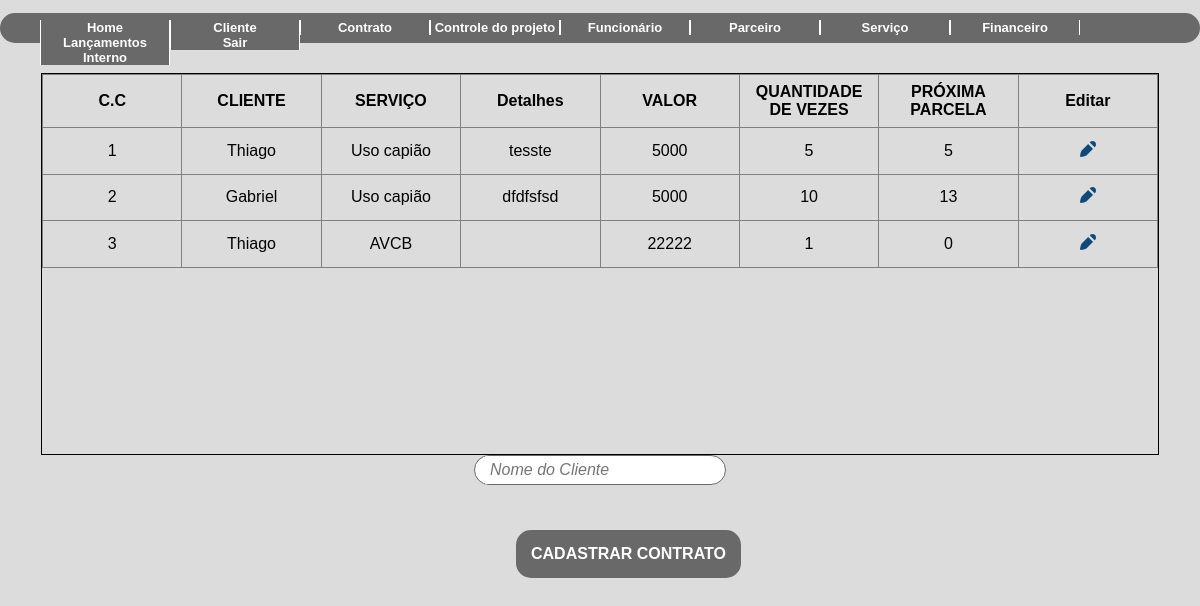
Page /consultacontrato.php (signed in) on the earlier database version.
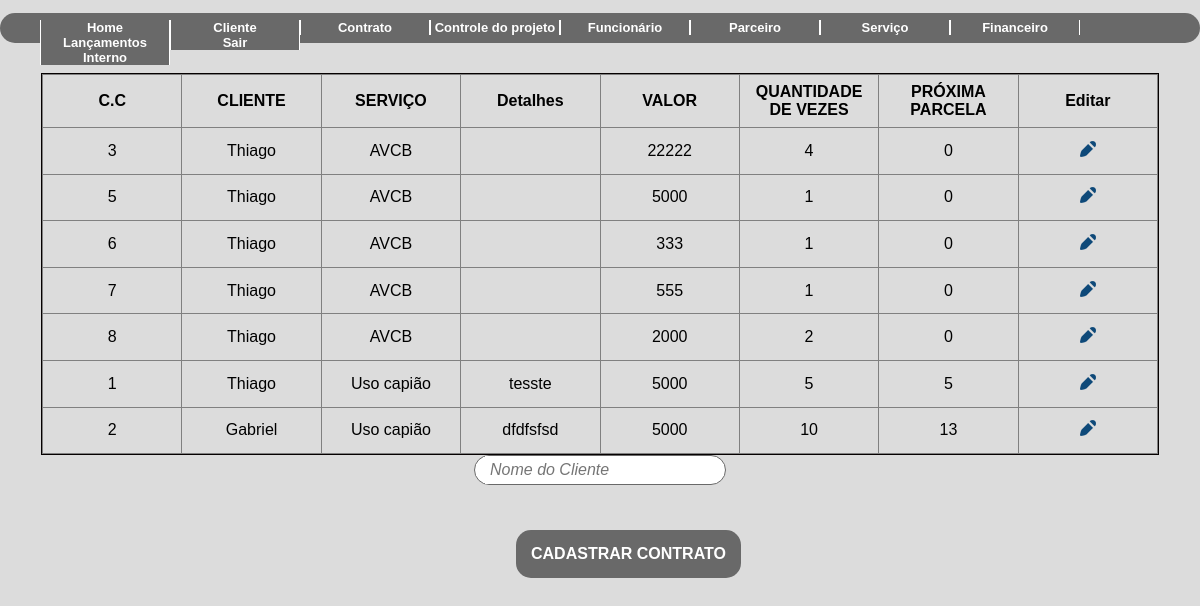
Same page on the later database version.
### tables this page shows
CREATE TABLE IF NOT EXISTS `contrato` (
  `ID` int(11) NOT NULL AUTO_INCREMENT,
  `ID_Cliente` int(11) DEFAULT NULL,
  `ID_Servico` int(11) DEFAULT NULL,
  `Detalhes` varchar(500) DEFAULT NULL,
  `PRAZO` date DEFAULT NULL,
  `Valor` decimal(10,0) DEFAULT NULL,
  `qnt_parcela` decimal(10,0) DEFAULT NULL,
  `VENCIMENTO` varchar(2) DEFAULT NULL,
  PRIMARY KEY (`ID`),
  KEY `fk_cli` (`ID_Cliente`),
  KEY `fk_servi` (`ID_Servico`)
);

CREATE TABLE IF NOT EXISTS `cliente` (
  `id` int(11) NOT NULL AUTO_INCREMENT,
  `pessoa` varchar(8) DEFAULT NULL,
  `nome` varchar(50) DEFAULT NULL,
  `cpf` varchar(11) DEFAULT NULL,
  `rg` varchar(9) DEFAULT NULL,
  `cnpj` varchar(14) DEFAULT NULL,
  `razao` varchar(50) DEFAULT NULL,
  `inscricao` int(15) DEFAULT NULL,
  `representante` varchar(50) DEFAULT NULL,
  `sexo` varchar(1) DEFAULT NULL,
  `observacao` varchar(500) DEFAULT NULL,
  `id_parc` int(11) DEFAULT NULL,
  PRIMARY KEY (`id`),
  KEY `fk_parc` (`id_parc`)
);

CREATE TABLE IF NOT EXISTS `servico` (
  `id` int(11) NOT NULL AUTO_INCREMENT,
  `servico` varchar(30) DEFAULT NULL,
  PRIMARY KEY (`id`)
);

### classes/contrato.class.php (called while the page is built, shortened)
<?php
require_once 'Conexao.class.php';
require_once 'funcoes.class.php';
class Contrato{
    public function __construct(){
        $this->con = new conexao();
    }
    public function querySelectcli(){
        try{
            $cst = $this->con->conect()->prepare("SELECT contrato.ID AS CC, cliente.nome AS CLI, servico.servico AS Serv, contrato.Detalhes AS DETALHES,contrato.Valor AS VALOR ,contrato.qnt_parcela AS QNT_PARC ,contrato.VENCIMENTO AS VENC from cliente INNER JOIN contrato ON cliente.id = contrato.ID_Cliente INNER JOIN servico ON contrato.ID_Servico = servico.id;");
            $cst->execute();
            return $cst->fetchAll();
        }catch(PDOException $ex){
        }
    }
}
?>

### classes/Conexao.class.php (called while the page is built)
<?php
class conexao{
    private $usuario;
    private $senha;
    private $banco;
    private $servidor;
    private static $pdo;
    public function __construct(){
        $this->servidor = "localhost";
        $this->banco = "teste2";
        $this->usuario =  "root";
        $this->senha = "";
    }
    public function conect(){
        try{
            if(is_null(self::$pdo)){
                self::$pdo = new PDO("mysql:host=".$this->servidor.";dbname=".$this->banco, $this->usuario, $this->senha);
            }
            return self::$pdo;
        } catch (PDOException $ex) {
			echo $ex->getMessage();
        }
    }
}
?>

### classes/funcoes.class.php (called while the page is built, shortened)
<?php
class funcoes{
    public function tratarCaracter($vlr, $tipo){
        switch($tipo){
            case 1: $rst = utf8_decode($vlr); break;
            case 2: $rst = htmlentities($vlr, ENT_QUOTES, "ISO-8859-1"); break;
        }
        return $rst;
    }
}
?>

### consultacontrato.php (the view, shortened to what this page needs)
<?php
    require_once 'classes/funcoes.class.php';
    require_once 'classes/contrato.class.php';
    $objFc = new Funcoes();
    $objfn = new Contrato();
?>
<!DOCTYPE html>
<html lang="pt-br">
<head>
    <link rel="stylesheet" type="text/css" href="style/style2.css">
</head>
<body>
    <?php include_once("header.php"); ?>
    <div id="resultado" class="scroll-contrato">
        <table border="1">
            <thead>
                <tr>
                    <th>C.C</th>
                    <th>CLIENTE</th>
                    <th>SERVIÇO</th>
                    <th>Detalhes</th>
                    <th>VALOR</th>
                    <th>QUANTIDADE DE VEZES</th>
                    <th>PRÓXIMA PARCELA</th>
                    <th>Editar</th>
                </tr>
            </thead>
            <tbody>
            <?php foreach($objfn->querySelectcli() as $rst){ ?>
                <tr>
                    <td> <?php echo ($objFc->tratarCaracter($rst['CC'], 1)) ?> </td>
                    <td> <?php echo ($objFc->tratarCaracter($rst['CLI'], 2)) ?> </td>
                    <td> <?php echo ($objFc->tratarCaracter($rst['Serv'], 2)) ?> </td>
                    <td> <?php echo ($objFc->tratarCaracter($rst['DETALHES'], 2)) ?> </td>
                    <td> <?php echo ($objFc->tratarCaracter($rst['VALOR'], 2)) ?> </td>
                    <td> <?php echo ($objFc->tratarCaracter($rst['QNT_PARC'], 2)) ?> </td>
                    <td> <?php echo ($objFc->tratarCaracter($rst['VENC'], 2)) ?> </td>
                    <td><div class="editar"><a href="edita_contrato.php?acao=edit&func=<?=$objFc->tratarCaracter($rst['CC'], 1)?>" title="Editar dados"> <img src="img/ico-editar.png" width="16" height="16" alt="Editar"> </a></div>  </td>
                </tr>
                <?php } ?>
        </table>
    </div>
    <form action="processacontrato.php">
        <div class="search2">
        <input type="text" name="campo"  id="campo" placeholder="Nome do Cliente" >
        </div>
    </form>
    <div class="btn1"><a href="cadastrarcontrato.php">CADASTRAR CONTRATO</a></div>
</body>
</html>

### header.php (shortened to what this page needs)
<!DOCTYPE html>
<html lang="pt-br">
<head>
    <link rel="stylesheet" type="text/css" href="style/style.css">
</head>
<header>
<div id="menu">
        <ul>
            <li><a href="Home.php">Home</a></li>
            <li><a href="consultacliente.php">Cliente</a></li>
            <li><a href="consultacontrato.php">Contrato</a></li>
            <li><a href="controleprojeto.php">Controle do projeto</a></li>
            <li><a href="funcionario.php">Funcionário</a></li>
            <li><a href="cadastrar_parceiro">Parceiro</a></li>
            <li><a href="servico.php">Serviço</a></li>
            <li><a href="financeiro.php"> Financeiro </a></li>
            <li><a href="escritorio.php"> Lançamentos Interno </a></li>
            <li><a href="sair.php"> Sair </a></li>
        </ul>
</div>
</header>
</html>

### Style/style2.css (style rules this page uses)
html { width: 100%; height: 100% }
body { margin: 0; background-color: #DCDCDC; font-family: 'Trebuchet MS', 'Lucida Sans Unicode', 'Lucida Grande', 'Lucida Sans', Arial, sans-serif }
.scroll-contrato { overflow: scroll; overflow: auto; border: solid 1px #050000; margin: 30px; margin-left: auto; margin-right: auto; width: 93%; height: 380px; }
.scroll-contrato table { width: 100%; table-layout: fixed; text-align: center; border-collapse: collapse; }
.scroll-contrato table tr th { padding: .5em; margin: 0; text-align: center; }
.scroll-contrato table td { padding: .8em; }
.search2 { background-color: rgb(255, 255, 255); border: solid 1px #696969; border-radius: 15px; width: 250px; margin: auto; margin-top: -30px; cursor: pointer; }
.search2 input { font-style: italic; font-size: 16px; background-color: rgb(255, 255, 255); border: none; margin-left: 10px; padding: 5px; cursor: pointer; }
.btn1 a { font-family: Arial; font-size: 16px; text-decoration: none; text-align: center; text-transform: uppercase; font-weight: 500px; font-weight: bold; cursor: pointer; border-radius: 15px; position: absolute; padding: 15px; float: left; margin-left: 43%; margin-top: 45px; color: #ffffff; background: #696969; }

### Style/style.css (style rules this page uses)
#menu { margin: 0; padding: 0; }
body { background-color: #DCDCDC; }
#menu { width: 100%; height: 30px; background-color: #696969; font-family: arial; font-size: 13px; border-radius:20px 20px 20px 20px; }
#menu ul { list-style: none; position: relative; top: 7px; }
#menu ul li { width: 130px; float: left; }
#menu a { margin: 0px; padding:0px; display: block; text-decoration: none; text-align: center; background: #696969; color: #ffffff; font-weight: bold; border: 1px solid #ffffff; border-top:0; border-bottom: 0; }

Differences in the rows shown:
changed contrato id 3: qnt_parcela "1" → "4"; moves up the list
added contrato: ID "5", ID_Cliente.nome "Thiago", ID_Servico.servico "AVCB", Valor "5000", qnt_parcela "1", VENCIMENTO "0"
added contrato: ID "6", ID_Cliente.nome "Thiago", ID_Servico.servico "AVCB", Valor "333", qnt_parcela "1", VENCIMENTO "0"
added contrato: ID "7", ID_Cliente.nome "Thiago", ID_Servico.servico "AVCB", Valor "555", qnt_parcela "1", VENCIMENTO "0"
added contrato: ID "8", ID_Cliente.nome "Thiago", ID_Servico.servico "AVCB", Valor "2000", qnt_parcela "2", VENCIMENTO "0"
